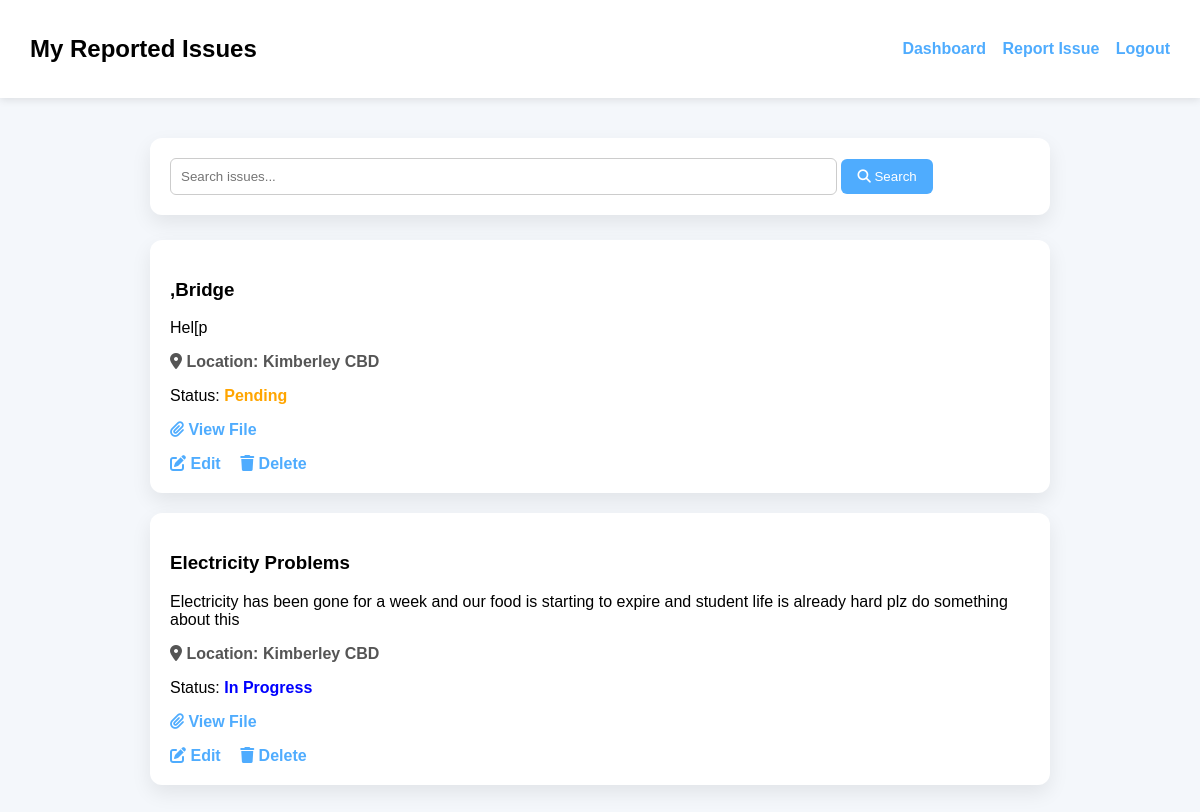
The page /issues/ (signed in) on the database its author committed.
### issues/models.py (models this page shows, shortened)
class Issue(models.Model):
    STATUS_CHOICES = [
        ('pending', 'Pending'),
        ('in_progress', 'In Progress'),
        ('resolved', 'Resolved'),
    ]
    LOCATION_CHOICES = [
        ('Kimberley CBD', 'Kimberley CBD'),
        ('Galeshewe', 'Galeshewe'),
        ('Roodepan', 'Roodepan'),
        ('Cassandra', 'Cassandra'),
        ('Homevale', 'Homevale'),
        ('New Park', 'New Park'),
    ]
    user = models.ForeignKey(User, on_delete=models.CASCADE)
    title = models.CharField(max_length=100)
    description = models.TextField()
    status = models.CharField(max_length=20, choices=STATUS_CHOICES, default='pending')
    location = models.CharField(max_length=50, choices=LOCATION_CHOICES, default='Kimberley CBD')
    file = models.FileField(upload_to='uploads/', null=True, blank=True)
    created_at = models.DateTimeField(auto_now_add=True)

### issues/views.py (the view)
# urls.py: path('issues/', views.my_issues, name='my_issues'),
@login_required
def my_issues(request):
    query = request.GET.get('q')
    issues = Issue.objects.filter(user=request.user).order_by('-created_at')
    if query:
        issues = issues.filter(
            Q(title__icontains=query) | Q(description__icontains=query) | Q(location__icontains=query)
        )
    return render(request, 'my_issues.html', {'issues': issues})

### issues/templates/my_issues.html (shortened to what this page needs)
<!DOCTYPE html>
<html>
<head>
    <link rel="stylesheet" href="https://cdnjs.cloudflare.com/ajax/libs/font-awesome/6.5.0/css/all.min.css">
</head>
<body>
    <div class="header">
        <h2>My Reported Issues</h2>
        <div class="nav-links">
            <a href="{% url 'dashboard' %}">Dashboard</a>
            <a href="{% url 'report_issue' %}">Report Issue</a>
            <a href="{% url 'logout' %}">Logout</a>
        </div>
    </div>
    <div class="wrapper">
        <div class="search-card">
            <form method="GET">
                <input type="text" name="q" placeholder="Search issues...">
                <button type="submit"><i class="fas fa-search"></i> Search</button>
            </form>
        </div>
        {% for issue in issues %}
        <div class="card">
            <h3>{{ issue.title }}</h3>
            <p>{{ issue.description }}</p>
            <p class="location">
                <i class="fas fa-map-marker-alt"></i> Location: {{ issue.location }}
            </p>
            <p>
                Status:
                {% if issue.status == 'pending' %}
                    <span class="status-pending">Pending</span>
                {% elif issue.status == 'in_progress' %}
                    <span class="status-progress">In Progress</span>
                {% elif issue.status == 'resolved' %}
                    <span class="status-resolved">Resolved</span>
                {% else %}
                    <span>{{ issue.status }}</span>
                {% endif %}
            </p>
            {% if issue.file %}
                <p class="file-link">
                    <a href="{{ issue.file.url }}" target="_blank">
                        <i class="fas fa-paperclip"></i> View File
                    </a>
                </p>
            {% endif %}
            <div class="actions">
                <a href="{% url 'edit_issue' issue.id %}">
                    <i class="fas fa-edit"></i> Edit
                </a>
                <a href="{% url 'delete_issue' issue.id %}">
                    <i class="fas fa-trash"></i> Delete
                </a>
            </div>
        </div>
        {% empty %}
        <p style="text-align:center; color:#666;">No issues reported yet.</p>
        {% endfor %}
    </div>
</body>
</html>

### issues/templates/my_issues.html (style rules this page uses)
body { font-family: Arial, sans-serif; margin: 0; background: #f4f7fb; }
.header { background: white; padding: 15px 30px; display: flex; justify-content: space-between; align-items: center; box-shadow: 0 2px 8px rgba(0,0,0,0.1); }
.nav-links a { margin-left: 12px; text-decoration: none; color: #4facfe; font-weight: bold; }
.wrapper { max-width: 900px; margin: 40px auto; }
.search-card { background: white; padding: 20px; border-radius: 12px; box-shadow: 0 8px 20px rgba(0,0,0,0.08); margin-bottom: 25px; }
.search-card input { width: 75%; padding: 10px; border: 1px solid #ccc; border-radius: 6px; }
.search-card button { padding: 10px 16px; background: #4facfe; color: white; border: none; border-radius: 6px; cursor: pointer; }
.card { background: white; padding: 20px; border-radius: 12px; box-shadow: 0 8px 20px rgba(0,0,0,0.08); margin-bottom: 20px; transition: 0.2s; }
.actions a { margin-right: 15px; text-decoration: none; font-weight: bold; color: #4facfe; }
.status-pending { color: orange; font-weight: bold; }
.status-progress { color: blue; font-weight: bold; }
.location { color: #555; margin: 10px 0; font-weight: bold; }
.file-link a { text-decoration: none; color: #4facfe; font-weight: bold; }

### rows shown on the page
Issue: title ",Bridge", description "Hel[p", location "Kimberley CBD", status "Pending"
Issue: title "Electricity Problems", description "Electricity has been gone for a week and our food is starting to expire and student life is already hard plz do something about this", location "Kimberley CBD", status "In Progress"
